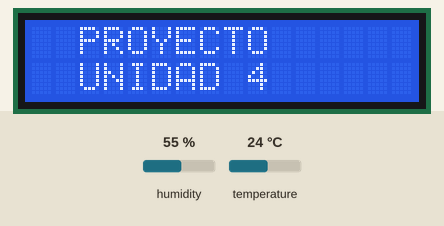
Recording of a sketch running on a simulated Arduino Uno, built with avr-gcc and run on an emulated ATmega328P. Shown: 16×2 character LCD. The test bench sets the inputs (shaded band); at power-on: temperature 24 °C, humidity 55 %.

Above: at 1.6 s.
At 7.2 s:
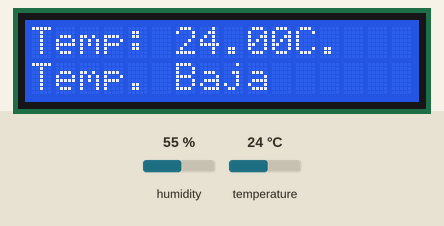
7.3 s: temperature set to 41 °C
At 8.42 s:
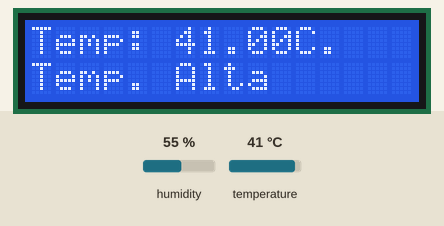
10.1 s: temperature set to 36 °C
At 10.59 s:
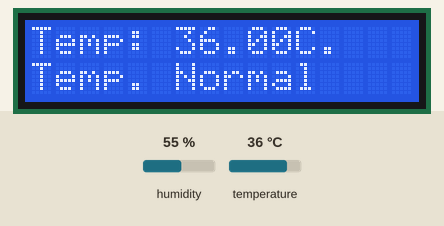
12.9 s: temperature set to 12 °C
At 14.92 s:
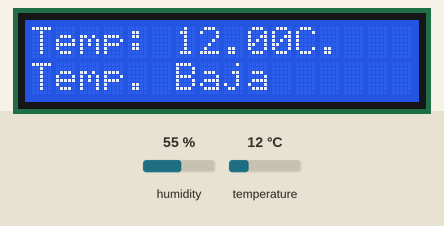

The sketch:

Termometro_Stiff3103.ino
```cpp
# include "DHT.h"                 //DHT libreria
# define DHTPIN 11                 //Declaracion del DHT en el pin11
# define DHTTYPE DHT11
DHT dht(DHTPIN, DHTTYPE);
# include "LiquidCrystal.h"            //libreria para controlar el LCD
const int rs = 2, en = 3, d4 = 4, d5 = 5, d6 = 6, d7 = 7;
LiquidCrystal lcd(rs, en, d4, d5, d6, d7);
float t;                                    // medida de temperatura
//float h;                                   // Medida de humedad(No lo usare por que en este caso solo quiero la medida de la temperatura)

void setup(){
  Serial.begin(9600);
  dht.begin();
  lcd.begin(16, 2);
  lcd.setCursor(1, 0);
  lcd.print("TEC MOTUL ");
  delay(1500);
  lcd.clear();
  lcd.setCursor(0, 0);
  lcd.print("  PROYECTO  ");
  lcd.setCursor(0, 1);
  lcd.print("  UNIDAD 4  ");
  delay(1500);
  lcd.clear();
  lcd.setCursor(0, 0);
  lcd.print("BRIAN STIFF ");
  lcd.setCursor(0, 1);
  lcd.print("CHIM PECH  ");
  delay(1500);
  lcd.clear();
  lcd.setCursor(1, 0);
  lcd.print("  GASPAR  ");
  lcd.setCursor(0, 1);
  lcd.print("  POOT BASTO  ");
  delay(1500);
  lcd.clear();


}

void loop()
{

  t = dht.readTemperature();
  if(t<36.0){
  lcd.setCursor(0, 1);
  lcd.print("Temp. Baja ");
  lcd.setCursor(0, 0);
  lcd.print("Temp: ");
  lcd.print(t);
  lcd.print("C.");
  delay(300);
  lcd.clear();

}
else{
  if(t>=37){
    lcd.setCursor(0, 1);
    lcd.print("Temp. Alta ");
    lcd.setCursor(0, 0);
    lcd.print("Temp: ");
    lcd.print(t);
    lcd.print("C.");
    delay(300);
    lcd.clear();

    }
    else{
    lcd.setCursor(0, 1);
    lcd.print("Temp. Normal ");
    lcd.setCursor(0, 0);
    lcd.print("Temp: ");
    lcd.print(t);
    lcd.print("C.");
    delay(300);
    lcd.clear();

    }
    }
}
```

Measured:
- after the input at 7.3 s, the display: first differs from a run without the input after 0.98 s (image 2)
- after the input at 10.1 s, the display: first differs from a run without the input after 0.34 s (image 3)
- after the input at 12.9 s, the display: first differs from a run without the input after 1.9 s (image 4)
- what the display in image 0 shows lasts 1.5 s, from 1.6 s to 3.1 s
